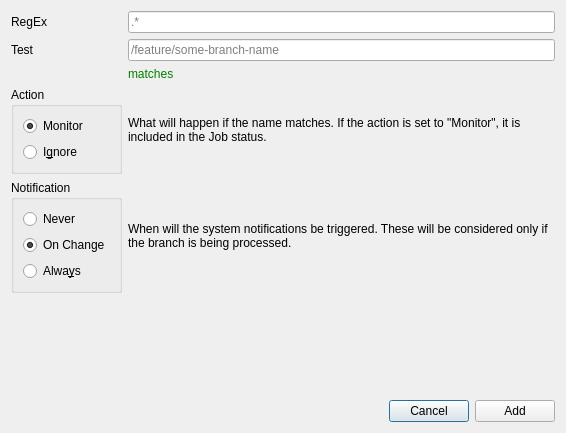
<?xml version="1.0" encoding="UTF-8"?>
<ui version="4.0">
 <class>Dialog</class>
 <widget class="QDialog" name="Dialog">
  <property name="geometry">
   <rect>
    <x>0</x>
    <y>0</y>
    <width>566</width>
    <height>433</height>
   </rect>
  </property>
  <property name="windowTitle">
   <string>Add Branch</string>
  </property>
  <property name="modal">
   <bool>true</bool>
  </property>
  <layout class="QGridLayout" name="gridLayout">
   <item row="1" column="0">
    <widget class="QLabel" name="label_2">
     <property name="text">
      <string>Test</string>
     </property>
    </widget>
   </item>
   <item row="8" column="2">
    <layout class="QHBoxLayout" name="horizontalLayout">
     <item>
      <spacer name="horizontalSpacer">
       <property name="orientation">
        <enum>Qt::Horizontal</enum>
       </property>
       <property name="sizeHint" stdset="0">
        <size>
         <width>40</width>
         <height>20</height>
        </size>
       </property>
      </spacer>
     </item>
     <item>
      <widget class="QPushButton" name="cancel_button">
       <property name="text">
        <string>Cancel</string>
       </property>
      </widget>
     </item>
     <item>
      <widget class="QPushButton" name="add_button">
       <property name="text">
        <string>Add</string>
       </property>
      </widget>
     </item>
    </layout>
   </item>
   <item row="1" column="2">
    <widget class="QLineEdit" name="lineEdit_2">
     <property name="placeholderText">
      <string>/feature/some-branch-name</string>
     </property>
    </widget>
   </item>
   <item row="0" column="0">
    <widget class="QLabel" name="label">
     <property name="text">
      <string>RegEx</string>
     </property>
    </widget>
   </item>
   <item row="7" column="2">
    <spacer name="verticalSpacer">
     <property name="orientation">
      <enum>Qt::Vertical</enum>
     </property>
     <property name="sizeHint" stdset="0">
      <size>
       <width>20</width>
       <height>40</height>
      </size>
     </property>
    </spacer>
   </item>
   <item row="0" column="2">
    <widget class="QLineEdit" name="lineEdit">
     <property name="placeholderText">
      <string>.*</string>
     </property>
    </widget>
   </item>
   <item row="6" column="2">
    <widget class="QLabel" name="label_5">
     <property name="text">
      <string>&lt;html&gt;&lt;head/&gt;&lt;body&gt;&lt;p&gt;When will the system notifications be triggered. These will be considered only if the branch is being processed.&lt;/p&gt;&lt;/body&gt;&lt;/html&gt;</string>
     </property>
     <property name="wordWrap">
      <bool>true</bool>
     </property>
    </widget>
   </item>
   <item row="4" column="0" colspan="2">
    <widget class="QGroupBox" name="groupBox_2">
     <property name="title">
      <string>Action</string>
     </property>
     <layout class="QVBoxLayout" name="verticalLayout_2">
      <item>
       <widget class="QRadioButton" name="action_monitor_radio_button">
        <property name="text">
         <string>Monitor</string>
        </property>
        <property name="checked">
         <bool>true</bool>
        </property>
       </widget>
      </item>
      <item>
       <widget class="QRadioButton" name="action_ignore_radio_button">
        <property name="text">
         <string>I&amp;gnore</string>
        </property>
       </widget>
      </item>
     </layout>
    </widget>
   </item>
   <item row="2" column="2">
    <widget class="QLabel" name="label_3">
     <property name="text">
      <string>&lt;span style=&quot;color:green&quot;&gt;matches&lt;/span&gt;</string>
     </property>
    </widget>
   </item>
   <item row="4" column="2">
    <widget class="QLabel" name="label_4">
     <property name="text">
      <string>&lt;html&gt;&lt;head/&gt;&lt;body&gt;&lt;p&gt;What will happen if the name matches. If the action is set to &amp;quot;Monitor&amp;quot;, it is included in the Job status.&lt;/p&gt;&lt;/body&gt;&lt;/html&gt;</string>
     </property>
     <property name="wordWrap">
      <bool>true</bool>
     </property>
    </widget>
   </item>
   <item row="6" column="0" colspan="2">
    <widget class="QGroupBox" name="groupBox">
     <property name="title">
      <string>Notification</string>
     </property>
     <layout class="QVBoxLayout" name="verticalLayout">
      <item>
       <widget class="QRadioButton" name="notification_never_radio_button">
        <property name="text">
         <string>Never</string>
        </property>
       </widget>
      </item>
      <item>
       <widget class="QRadioButton" name="notification_state_change_radio_button">
        <property name="text">
         <string>On Change</string>
        </property>
        <property name="checked">
         <bool>true</bool>
        </property>
       </widget>
      </item>
      <item>
       <widget class="QRadioButton" name="notification_each_build_radio_button">
        <property name="text">
         <string>Alwa&amp;ys</string>
        </property>
       </widget>
      </item>
     </layout>
    </widget>
   </item>
  </layout>
 </widget>
 <resources/>
 <connections/>
</ui>
